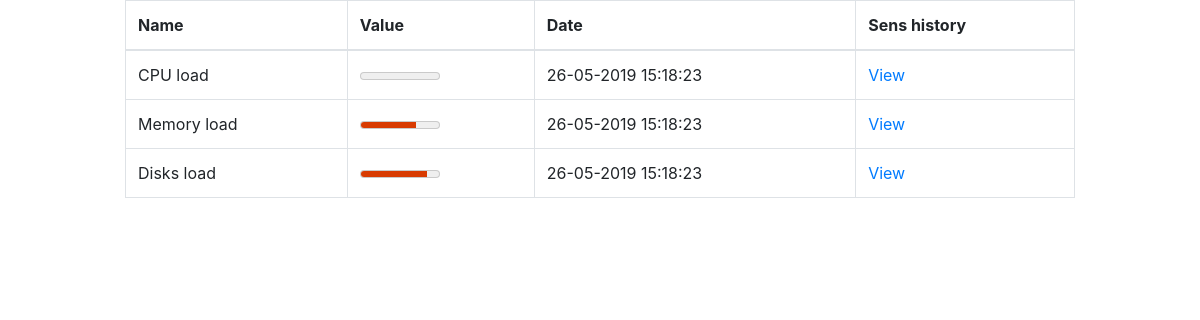
The page / on the database its author committed.
### api/models.py (models this page shows, shortened)
class Sensor(models.Model):
    name = models.CharField(max_length=100)
    min_value = models.IntegerField()
    max_value = models.IntegerField()
    slug = models.SlugField(unique=True, null=True)

class SensorHistory(models.Model):
    date = models.DateTimeField(auto_now_add=True, blank=True)
    value = models.CharField(max_length=400)
    sensor = models.ForeignKey(Sensor, on_delete=models.CASCADE, related_name='sensor_history')

### index/views.py (the view)
# urls.py: path('', views.index, name="index"),
def index(request):
    sensors = models.Sensor.objects.all()
    context = {'sensors': sensors}
    return render(request, template_name='index.html', context=context)

### index/templates/index.html (shortened to what this page needs)
{% extends "base.html" %}
{% load static %}
{% load django_bootstrap_breadcrumbs %}
{% block head %}
<link rel="stylesheet" href="{% static '/css/index.css' %}" />
{% endblock head %}
{% block content %}
<div class="row justify-content-center">
    <table class="table table-bordered  col-xl-10 col-md-10 col-sm-12 col-12">
        <thead>
            <tr>
                <th>Name</th>
                <th>Value</th>
                <th>Date</th>
                <th>Sens history</th>
            </tr>
        </thead>
        <tbody>
            {% for each in sensors %}
            <tr>
                <td>{{ each.name }}</td>
                <td><meter min="{{ each.min_value }}" max="{{ each.max_value }}" low="50"
                    optimum="25" high="0" value="{{ each.sensor_history.last.value }}"></meter></td>
                <td>{{ each.sensor_history.last.date|date:'d-m-Y H:i:s' }}</td>
                <td><a href="{% url 'sens_item' each.slug %}">View</a> </td>
            </tr>
            {% endfor %}
        </tbody>
    </table>
</div>
{% endblock content %}

### rows shown on the page
Sensor: name "CPU load", min_value 1 (drawn), sensor_history.last "26-05-2019 15:18:23"
Sensor: name "Memory load", min_value 1 (drawn), sensor_history.last "26-05-2019 15:18:23"
Sensor: name "Disks load", min_value 1 (drawn), sensor_history.last "26-05-2019 15:18:23"
